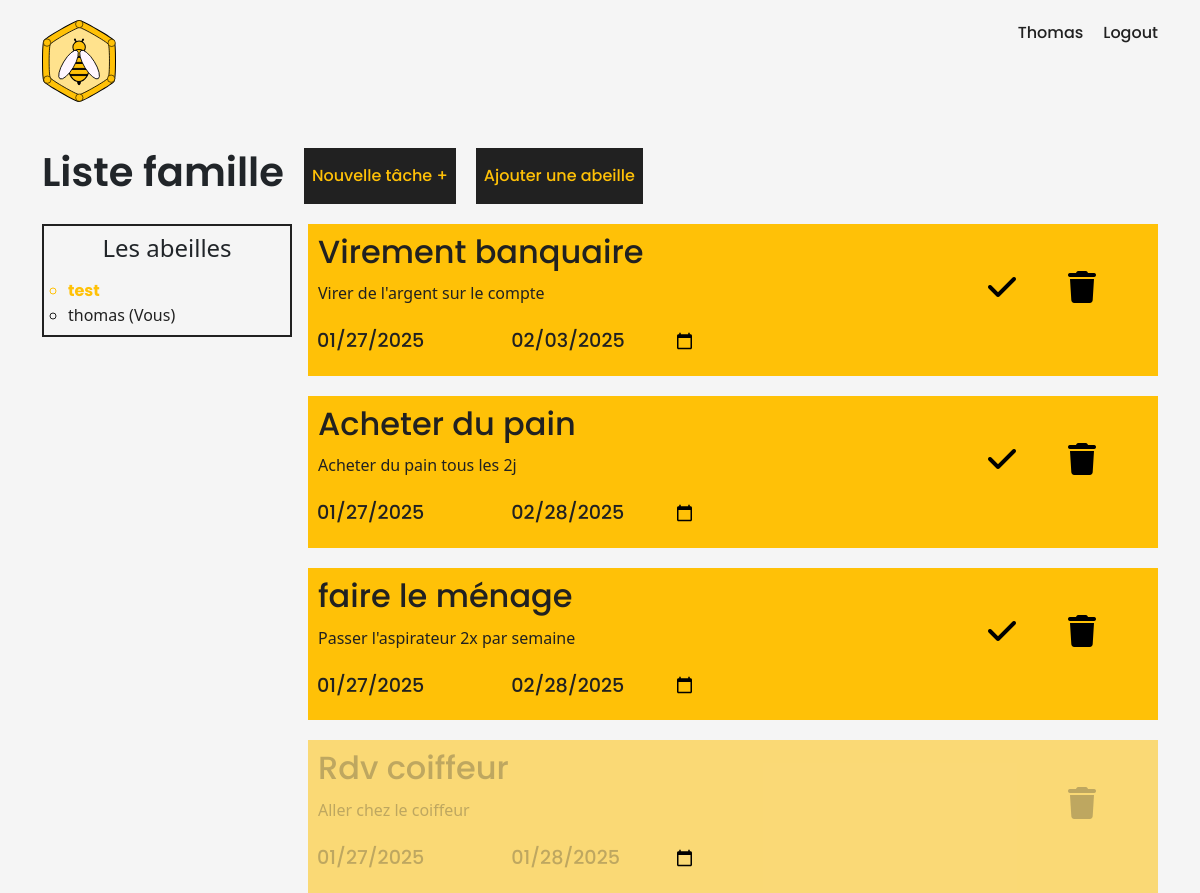
The page /task.php?id_list=44 (signed in) on the database its author committed.
### tables this page shows
CREATE TABLE IF NOT EXISTS `list` (
  `id_list` int NOT NULL AUTO_INCREMENT,
  `name` varchar(255) NOT NULL,
  `description` varchar(255) NOT NULL,
  `creation_date` date NOT NULL,
  `limit_date` date NOT NULL,
  `creator_id` int NOT NULL,
  `creator_name` varchar(255) NOT NULL,
  PRIMARY KEY (`id_list`)
);

CREATE TABLE IF NOT EXISTS `task` (
  `id_task` int NOT NULL AUTO_INCREMENT,
  `name` varchar(255) NOT NULL,
  `description` varchar(255) NOT NULL,
  `creation_date` date NOT NULL,
  `limit_date` date NOT NULL,
  `statut` tinyint(1) NOT NULL DEFAULT '0',
  `id_list` int NOT NULL,
  PRIMARY KEY (`id_task`),
  KEY `TASK_LIST` (`id_list`)
);

### task.php (the view, shortened to what this page needs)
<?php
include_once('connexion.php');
if(isset($_GET['id_list'])){
    $idList = $_GET['id_list'];
}
$reqListName = $bdd->prepare("SELECT `name` FROM `list` WHERE `id_list` = :id_list");
$reqListName->bindParam('id_list', $idList, PDO::PARAM_INT);
$reqListName->execute();
$listName = $reqListName->fetch(PDO::FETCH_ASSOC);
$reqTask = $bdd->prepare("SELECT DISTINCT `task`.`id_task`, `task`.`name`, `task`.`description` AS 'desc', `task`.`creation_date` AS 'crea_date', `task`.`limit_date` AS 'lim_date', `task`.`statut` AS 'statut', `task`.`id_list`  FROM `task` WHERE `id_list` = :id_list ORDER BY `statut` ASC, `limit_date` ASC");
$reqTask->bindParam('id_list', $idList, PDO::PARAM_INT);
$reqTask->execute();
$task = $reqTask->fetchAll(PDO::FETCH_ASSOC);
$reqUser = $bdd->prepare("SELECT `user`.`id_user`, `user`.`name` AS 'name', `list`.`creator_name`AS 'creator_name' FROM `user` INNER JOIN `user_list` ON `user`.`id_user` = `user_list`.`id_user` INNER JOIN `list` ON `user_list`.`id_list` = `list`.`id_list` WHERE `list`.`id_list` = :id_list");
$reqUser->bindParam('id_list', $idList, PDO::PARAM_INT);
$reqUser->execute();
$displayUser = $reqUser->fetchAll();
?>
<!DOCTYPE html>
<html lang="en">
<head>
    <link rel="stylesheet" href="https://cdnjs.cloudflare.com/ajax/libs/font-awesome/6.7.2/css/all.min.css" />
    <link href="https://cdn.jsdelivr.net/npm/bootstrap@5.3.3/dist/css/bootstrap.min.css" rel="stylesheet">
    <link rel="stylesheet" href="./assets/css/style.css">
</head>
<body class="grey">
    <header>
    <div id="navbar-container" class="container">
        <nav>
            <div id="navbar">
                <figure>
                    <a href="profil.php"><img src="./assets/img/TaskHive.svg" alt="logo TaskHive"></a>
                </figure>
                <div id="navbar-links">
                    <div><span class="black popp-medium"><?=ucfirst($_SESSION['username']) ?></span></div>
                    <div><a class="black popp-medium" href="log-out.php">Logout</a></div>
                </div>
            </div>
        </nav>
    </div>
    </header>
    <section class="container">
        <div class="profil-title">
            <h2 class="h1 popp-semiBold"><?= $listName['name'] ?></h2>
            <button id="new-task">Nouvelle tâche +</button>
            <button id="new-bee">Ajouter une abeille</button>
        </div>
        <div id="task-container">
            <div class="side-container">
                <span class="h4 popp-regular">Les abeilles</span>
                <ul>
                <?php
                foreach($displayUser as $user){
                 ?>
                    <li class="<?= $user['name'] === $user['creator_name'] ? 'yellow popp-bold' : 'black popp-regular' ?>"><?= $user['name'] = $user['name'] === $_SESSION['username'] ? $user['name'] . ' ' . '(Vous)' : $user['name']; ?></li>
                 <?php
                }
                ?>
                </ul>
            </div>
            <div class="list-container">
                <?php
                if(count($task) > 0){
                    foreach($task as $tasks){
                ?>
                <div class="<?= $tasks['statut'] == 0 ? 'display-task' : 'checked-task'?>">
                    <div class="list task">
                        <form method="POST" id="search-form">
                            <div>
                                <div class="modify-input">
                                    <input name="task-title" class="h2 black popp-medium " type="text" value="<?= $tasks['name'] ?>" >
                                </div>
                                <div class="modify-input desc-input">
                                    <input name="task-desc" class="black popp-regular" type="text" value="<?= $tasks['desc'] ?>" >
                                </div>
                            </div>
                            <div id="date">
                                <div>
                                    <input class="black popp-medium" type="date" value="<?= $tasks['crea_date'] ?>" disabled>
                                </div>
                                <div class="modify-input">
                                    <input name="task-lim-date" class="black popp-medium" type="date" value="<?= $tasks['lim_date'] ?>" >
                                </div>
                            </div>
                        </form>
                        <div id="list-icon">
                            <form action="task.php?id_list=<?= $idList ?>" method="POST">
                                <button class="no-bg-btn"><i class="fa-solid fa-check"></i></button>
                            </form>
                            <form action="task.php?id_list=<?= $idList ?>" method="POST">
                                <button class="no-bg-btn"><i class="fa-solid fa-trash"></i></button>
                            </form>
                        </div>
                    </div>
                </div>
                <?php
                    }
                } else {
                ?>
                    <div class="empty-container">
                        <span class="yellow popp-bold">Aucune tâche</span>
                    </div>
                <?php
                }
                ?>
            </div>
        </div>
    </section>
</body>
</html>

### assets/css/style.css (style rules this page uses)
html, body, div, span, applet, object, iframe, h1, h2, h3, h4, h5, h6, p, blockquote, pre, a, abbr, acronym, address, big, cite, code, del, dfn, em, img, ins, kbd, q, s, samp, small, strike, strong, sub, sup, tt, var, b, u, i, center, dl, dt, dd, ol, ul, li, fieldset, form, label, legend, table, caption, tbody, tfoot, thead, tr, th, td, article, aside, canvas, details, embed, figure, figcaption, footer, header, hgroup, menu, nav, output, ruby, section, summary, time, mark, audio, video { margin: 0; padding: 0; border: 0; vertical-align: baseline; list-style-type: none; text-decoration: none; box-sizing: border-box; }
.popp-medium { font-family: 'Poppins Medium'; }
.popp-semiBold { font-family: 'Poppins SemiBold'; }
.popp-bold { font-family: 'Poppins Bold'; }
.yellow { color: #ffc107; }
.black { color: #212121; }
.grey { background-color: #F5F5F5; }
.profil-title { display: flex; }
#navbar-container figure { display: flex; width: 100%; }
#navbar-container img { max-width: 20%; }
#navbar { display: flex; justify-content: space-around; padding-top: 20px; }
#navbar-links { display: flex; }
#navbar-links a { color: #212121; margin-left: 20px; }
#new-list, #new-task, #new-bee { border: 2px solid #212121; color: #FFC107; background-color: #212121; font-family: 'Poppins Medium'; margin-left: 20px; transition: all ease 0.25s; }
.profil-title { margin-top: 40px; }
.list { padding: 8px 0 0 8px; }
.display-task { margin-top: 20px; max-height: 100%; min-height: 140px; width: 100%; background-color: #FFC107; }
.checked-task { margin-top: 20px; max-height: 100%; min-height: 140px; width: 100%; background-color: #ffc10788; color: #3030304b; }
.checked-task i, .checked-task p, .checked-task h2, .checked-task div { color: #3030304b; }
.task { display: flex; justify-content: space-between; flex-wrap: wrap; }
#list-icon { display: flex; bottom: 10px; right: 10px; font-size: 2rem; color: #212121; transition: all ease 0.25s; gap: 40px; margin-right: 16px; margin-top: 30px; }
#date { font-size: 1.2rem; display: flex; gap: 8px; margin: 20px 0; }
.no-bg-btn { background: none; border: none; }
.side-container { width: 100%; min-width: 250px; max-width: 250px; margin-top: 20px; border: solid 2px #212121; height: 100%; padding: 8px 0; }
.side-container li { list-style-type: circle; }
.side-container ul { padding: 8px 0 0 24px; }
.side-container span { display: block; text-align: center; }
@media (min-width: 990px) { #task-container { display: flex; gap: 16px; } }
@media (min-width: 990px) { .list-container { width: 100%; display: block; } }
.modify-input { display: inline-block; cursor: pointer; }
.modify-input input { pointer-events: none; background-color: transparent; border: none; }
.display-task input:disabled { border: none; background-color: transparent; color: #212121; }
.checked-task input { border: none; color: #3030304b; background-color: transparent; }
.desc-input { display: block; }
.desc-input input { width: 100%; }

### rows shown on the page
list: name "Liste famille", name "test", name "thomas (Vous)"
task: task-title "Virement banquaire", task-desc "Virer de l'argent sur le compte", creation_date "01/27/2025", task-lim-date "02/03/2025"
task: task-title "Acheter du pain", task-desc "Acheter du pain tous les 2j", creation_date "01/27/2025", task-lim-date "02/28/2025"
task: task-title "faire le ménage", task-desc "Passer l'aspirateur 2x par semaine", creation_date "01/27/2025", task-lim-date "02/28/2025"
task: task-title "Rdv coiffeur", task-desc "Aller chez le coiffeur", creation_date "01/27/2025", task-lim-date "01/28/2025"

### other values the page prints
$_SESSION['username'] "Thomas"
